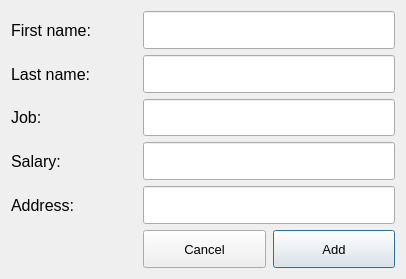
<?xml version="1.0" encoding="UTF-8"?>
<ui version="4.0">
 <class>Dialog</class>
 <widget class="QDialog" name="Dialog">
  <property name="geometry">
   <rect>
    <x>0</x>
    <y>0</y>
    <width>406</width>
    <height>279</height>
   </rect>
  </property>
  <property name="minimumSize">
   <size>
    <width>406</width>
    <height>279</height>
   </size>
  </property>
  <property name="windowTitle">
   <string>Add New Employee</string>
  </property>
  <layout class="QVBoxLayout" name="verticalLayout">
   <item>
    <layout class="QHBoxLayout" name="horizontalLayout" stretch="1,2">
     <property name="sizeConstraint">
      <enum>QLayout::SetMinimumSize</enum>
     </property>
     <item>
      <widget class="QLabel" name="label">
       <property name="sizePolicy">
        <sizepolicy hsizetype="Expanding" vsizetype="Preferred">
         <horstretch>1</horstretch>
         <verstretch>0</verstretch>
        </sizepolicy>
       </property>
       <property name="font">
        <font>
         <pointsize>12</pointsize>
        </font>
       </property>
       <property name="text">
        <string>First name:</string>
       </property>
      </widget>
     </item>
     <item>
      <widget class="QLineEdit" name="editFirstName">
       <property name="sizePolicy">
        <sizepolicy hsizetype="Preferred" vsizetype="Preferred">
         <horstretch>1</horstretch>
         <verstretch>1</verstretch>
        </sizepolicy>
       </property>
       <property name="minimumSize">
        <size>
         <width>2</width>
         <height>1</height>
        </size>
       </property>
       <property name="sizeIncrement">
        <size>
         <width>2</width>
         <height>1</height>
        </size>
       </property>
       <property name="font">
        <font>
         <pointsize>12</pointsize>
        </font>
       </property>
       <property name="maxLength">
        <number>15</number>
       </property>
      </widget>
     </item>
    </layout>
   </item>
   <item>
    <layout class="QHBoxLayout" name="horizontalLayout_2" stretch="1,2">
     <property name="sizeConstraint">
      <enum>QLayout::SetMinimumSize</enum>
     </property>
     <item>
      <widget class="QLabel" name="label_2">
       <property name="sizePolicy">
        <sizepolicy hsizetype="Expanding" vsizetype="Preferred">
         <horstretch>1</horstretch>
         <verstretch>0</verstretch>
        </sizepolicy>
       </property>
       <property name="font">
        <font>
         <pointsize>12</pointsize>
        </font>
       </property>
       <property name="text">
        <string>Last name:</string>
       </property>
      </widget>
     </item>
     <item>
      <widget class="QLineEdit" name="editLastName">
       <property name="sizePolicy">
        <sizepolicy hsizetype="Preferred" vsizetype="Preferred">
         <horstretch>1</horstretch>
         <verstretch>1</verstretch>
        </sizepolicy>
       </property>
       <property name="minimumSize">
        <size>
         <width>2</width>
         <height>1</height>
        </size>
       </property>
       <property name="sizeIncrement">
        <size>
         <width>2</width>
         <height>1</height>
        </size>
       </property>
       <property name="font">
        <font>
         <pointsize>12</pointsize>
        </font>
       </property>
       <property name="maxLength">
        <number>15</number>
       </property>
      </widget>
     </item>
    </layout>
   </item>
   <item>
    <layout class="QHBoxLayout" name="horizontalLayout_3" stretch="1,2">
     <property name="sizeConstraint">
      <enum>QLayout::SetMinimumSize</enum>
     </property>
     <item>
      <widget class="QLabel" name="label_3">
       <property name="sizePolicy">
        <sizepolicy hsizetype="Expanding" vsizetype="Preferred">
         <horstretch>1</horstretch>
         <verstretch>0</verstretch>
        </sizepolicy>
       </property>
       <property name="font">
        <font>
         <pointsize>12</pointsize>
        </font>
       </property>
       <property name="text">
        <string>Job:</string>
       </property>
      </widget>
     </item>
     <item>
      <widget class="QLineEdit" name="editJob">
       <property name="sizePolicy">
        <sizepolicy hsizetype="Preferred" vsizetype="Preferred">
         <horstretch>1</horstretch>
         <verstretch>1</verstretch>
        </sizepolicy>
       </property>
       <property name="minimumSize">
        <size>
         <width>2</width>
         <height>1</height>
        </size>
       </property>
       <property name="sizeIncrement">
        <size>
         <width>2</width>
         <height>1</height>
        </size>
       </property>
       <property name="font">
        <font>
         <pointsize>12</pointsize>
        </font>
       </property>
      </widget>
     </item>
    </layout>
   </item>
   <item>
    <layout class="QHBoxLayout" name="horizontalLayout_4" stretch="1,2">
     <property name="sizeConstraint">
      <enum>QLayout::SetMinimumSize</enum>
     </property>
     <item>
      <widget class="QLabel" name="label_4">
       <property name="sizePolicy">
        <sizepolicy hsizetype="Expanding" vsizetype="Preferred">
         <horstretch>1</horstretch>
         <verstretch>0</verstretch>
        </sizepolicy>
       </property>
       <property name="font">
        <font>
         <pointsize>12</pointsize>
        </font>
       </property>
       <property name="text">
        <string>Salary:</string>
       </property>
      </widget>
     </item>
     <item>
      <widget class="QLineEdit" name="editSalary">
       <property name="sizePolicy">
        <sizepolicy hsizetype="Preferred" vsizetype="Preferred">
         <horstretch>1</horstretch>
         <verstretch>1</verstretch>
        </sizepolicy>
       </property>
       <property name="minimumSize">
        <size>
         <width>2</width>
         <height>1</height>
        </size>
       </property>
       <property name="sizeIncrement">
        <size>
         <width>2</width>
         <height>1</height>
        </size>
       </property>
       <property name="font">
        <font>
         <pointsize>12</pointsize>
        </font>
       </property>
      </widget>
     </item>
    </layout>
   </item>
   <item>
    <layout class="QHBoxLayout" name="horizontalLayout_5" stretch="1,2">
     <property name="sizeConstraint">
      <enum>QLayout::SetMinimumSize</enum>
     </property>
     <item>
      <widget class="QLabel" name="label_5">
       <property name="sizePolicy">
        <sizepolicy hsizetype="Expanding" vsizetype="Preferred">
         <horstretch>1</horstretch>
         <verstretch>0</verstretch>
        </sizepolicy>
       </property>
       <property name="font">
        <font>
         <pointsize>12</pointsize>
        </font>
       </property>
       <property name="text">
        <string>Address:</string>
       </property>
      </widget>
     </item>
     <item>
      <widget class="QLineEdit" name="editAddress">
       <property name="sizePolicy">
        <sizepolicy hsizetype="Preferred" vsizetype="Preferred">
         <horstretch>1</horstretch>
         <verstretch>1</verstretch>
        </sizepolicy>
       </property>
       <property name="minimumSize">
        <size>
         <width>2</width>
         <height>1</height>
        </size>
       </property>
       <property name="sizeIncrement">
        <size>
         <width>2</width>
         <height>1</height>
        </size>
       </property>
       <property name="font">
        <font>
         <pointsize>12</pointsize>
        </font>
       </property>
      </widget>
     </item>
    </layout>
   </item>
   <item>
    <layout class="QHBoxLayout" name="horizontalLayout_6" stretch="1,1,1">
     <property name="spacing">
      <number>7</number>
     </property>
     <property name="sizeConstraint">
      <enum>QLayout::SetMaximumSize</enum>
     </property>
     <property name="leftMargin">
      <number>7</number>
     </property>
     <item>
      <spacer name="horizontalSpacer">
       <property name="orientation">
        <enum>Qt::Horizontal</enum>
       </property>
       <property name="sizeType">
        <enum>QSizePolicy::Minimum</enum>
       </property>
       <property name="sizeHint" stdset="0">
        <size>
         <width>125</width>
         <height>20</height>
        </size>
       </property>
      </spacer>
     </item>
     <item>
      <widget class="QPushButton" name="btnCancel">
       <property name="sizePolicy">
        <sizepolicy hsizetype="Minimum" vsizetype="Preferred">
         <horstretch>1</horstretch>
         <verstretch>1</verstretch>
        </sizepolicy>
       </property>
       <property name="font">
        <font>
         <pointsize>10</pointsize>
        </font>
       </property>
       <property name="text">
        <string>Cancel</string>
       </property>
      </widget>
     </item>
     <item>
      <widget class="QPushButton" name="btnAdd">
       <property name="sizePolicy">
        <sizepolicy hsizetype="Minimum" vsizetype="Preferred">
         <horstretch>1</horstretch>
         <verstretch>1</verstretch>
        </sizepolicy>
       </property>
       <property name="font">
        <font>
         <pointsize>10</pointsize>
        </font>
       </property>
       <property name="text">
        <string>Add</string>
       </property>
       <property name="default">
        <bool>true</bool>
       </property>
      </widget>
     </item>
    </layout>
   </item>
  </layout>
 </widget>
 <resources/>
 <connections/>
</ui>
